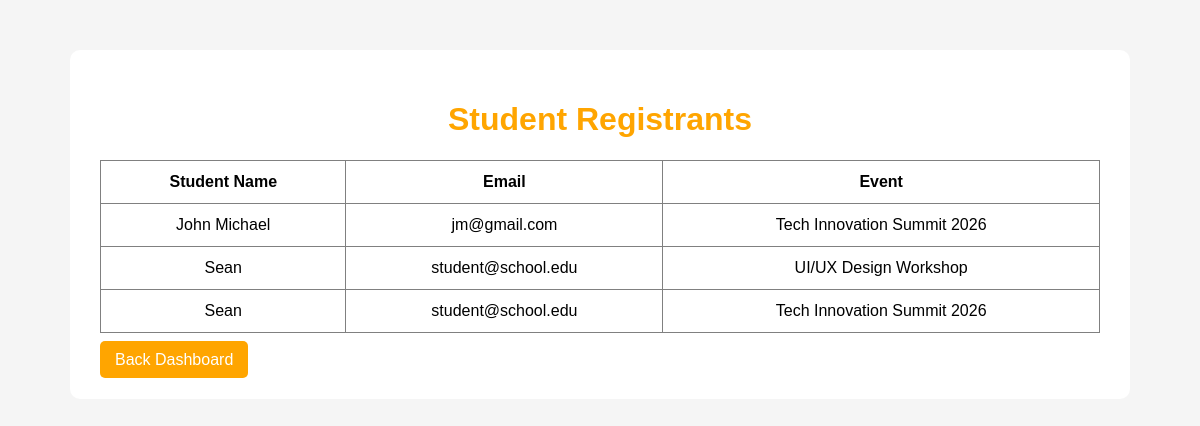
Screenshot of /admin/registrants.php (signed in) with the database file from the repository.
### tables this page shows
CREATE TABLE `users` (
  `id` int(11) NOT NULL,
  `name` varchar(100) NOT NULL,
  `email` varchar(100) NOT NULL,
  `password` varchar(255) NOT NULL,
  `role` enum('admin','student') NOT NULL DEFAULT 'student',
  `created_at` timestamp NOT NULL DEFAULT current_timestamp()
);

CREATE TABLE `events` (
  `id` int(11) NOT NULL,
  `title` varchar(150) NOT NULL,
  `description` text NOT NULL,
  `event_date` date NOT NULL,
  `available_slots` int(11) NOT NULL,
  `created_at` timestamp NOT NULL DEFAULT current_timestamp()
);

### admin/registrants.php (the view, shortened to what this page needs)
<?php
include("../includes/db.php");
$query = "
SELECT users.name,
       users.email,
       events.title
FROM registrations
JOIN users ON registrations.user_id = users.id
JOIN events ON registrations.event_id = events.id
ORDER BY registrations.id DESC
";
$result = mysqli_query($conn, $query);
?>
<!DOCTYPE html>
<html>
<head>
</head>
<body>
<div class="container">
<h1>Student Registrants</h1>
<table>
<tr>
<th>Student Name</th>
<th>Email</th>
<th>Event</th>
</tr>
<?php while($row = mysqli_fetch_assoc($result)){ ?>
<tr>
<td><?php echo $row['name']; ?></td>
<td><?php echo $row['email']; ?></td>
<td><?php echo $row['title']; ?></td>
</tr>
<?php } ?>
</table>
<br>
<a href="dashboard.php">
Back Dashboard
</a>
</div>
</body>
</html>

### admin/registrants.php (style rules this page uses)
body { font-family:Arial; background:#f5f5f5; }
.container { width:1000px; margin:auto; margin-top:50px; background:white; padding:30px; border-radius:10px; }
h1 { text-align:center; color:orange; }
table { width:100%; border-collapse:collapse; margin-top:20px; }
table, th, td { border:1px solid gray; }
th, td { padding:12px; text-align:center; }
a { background:orange; color:white; padding:10px 15px; text-decoration:none; border-radius:5px; }

### rows the page displays
users: name "John Michael", email "jm@gmail.com", events.title "Tech Innovation Summit 2026"
users: name "Sean", email "student@school.edu", events.title "UI/UX Design Workshop", events.title "Tech Innovation Summit 2026"
